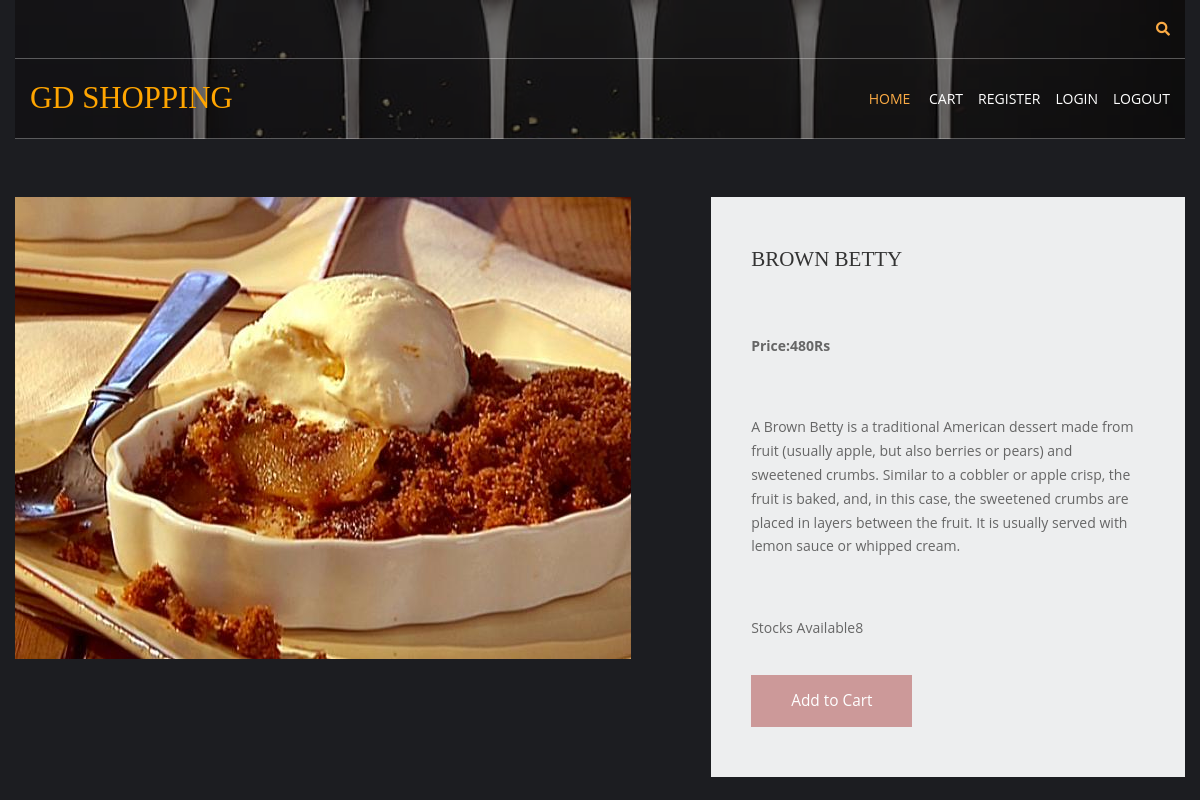
Screenshot of /fruits/brown-betty with the database file from the repository.
### shop/models.py (models this page shows, shortened)
class products(models.Model):
    name = models.CharField(max_length=100, unique=True)
    slug = models.SlugField(max_length=100, unique=True)
    img = models.ImageField(upload_to='product')
    desc = models.TextField()
    stock = models.IntegerField()
    available = models.BooleanField()
    price = models.IntegerField()
    category=models.ForeignKey(categ,on_delete=models.CASCADE)

### shop/views.py (the view)
# urls.py: path('<slug:c_slug>/<slug:product_slug>',views.prodDetails,name="details"),
def prodDetails(request,c_slug,product_slug):
    try:
        prod=products.objects.get(category__slug=c_slug,slug=product_slug)
    except Exception as e:
        raise e
    return render(request,'item.html',{'pr':prod})

### cart/context_processor.py (called while the page is built)
def count(request):
    item_count=0
    if 'admin' in request.path:
        return {}
    else:
        try:
            ct=cartlist.objects.filter(cart_id=c_id(request))
            cti=items.objects.all().filter(cart=ct[:1])
            for c in cti:
                item_count += c.quan
        except cartlist.DoesNotExist:
            item_count=0
        return dict(itc=item_count)

### cart/views.py (called while the page is built)
def c_id(request):
    ct_id=request.session.session_key
    if not ct_id:
        ct_id=request.session.create()
    return ct_id

### templates/item.html (shortened to what this page needs)
{% extends 'base.html' %}
{% load static %}
{% block content %}
<html lang="en">
<head>
    <link href="{% static 'pr/fontawesome/css/all.min.css' %}" rel="stylesheet" />
    <link href="{% static 'pr/css/templatemo-comparto.css' %}" rel="stylesheet" />
</head>
<body>
  <br><br>
        <section class="tm-mb-1" id="about">
            <div class="tm-row tm-about-row">
                <div class="tm-section-1-l">
                    <img src="{{pr.img.url}}" alt="About image" class="tm-img-responsive">
                </div>
                <article class="tm-section-1-r tm-bg-color-8">
                    <h2 class="tm-mb-2 tm-title-color">{{pr.name}}</h2><br>
                    <p><b>Price:{{pr.price}}Rs</b></p><br>
                    <p>{{pr.desc}}</p><br>
                    <p>Stocks Available{{pr.stock}}</p>
{% if pr.stock <= 0 %}
                    <h2 style="color:red"><b>Sorry,There is no stock left</b></h2>
                    {% else %}
                    <a href="{% url 'addcart' pr.id %}" class="tm-btn tm-btn-1 tm-link-to-services">Add to Cart</a>
{% endif %}
                </article>
            </div>
        </section>
</body>
</html>
{% endblock %}

### static/hm/layout/styles/layout.css (style rules this page uses)
*, *::before, *::after { transition:all .3s ease-in-out; }
body { color:#A5A6AA; background-color:#1C1D21; }
a { color:#FBAB45; }

### static/pr/css/templatemo-comparto.css (style rules this page uses)
*, *::before, *::after { box-sizing: border-box; outline: none; }
ul, h1, h2, h3, h4, p, figure { padding: 0; margin: 0; }
body { font-family: 'Open Sans', Arial, sans-serif; font-size: 18px; overflow-x: hidden; padding-left: 15px; padding-right: 15px; margin: 0; }
h2 { font-size: 1.5rem; }
a { transition: all 0.3s ease; text-decoration: none; }
p { color: #666; line-height: 1.7; margin-bottom: 35px; }
h1, h2, h3, h4, h5, h6 { color: #333; }
.tm-mb-1 { margin-bottom: 20px; }
.tm-mb-2 { margin-bottom: 40px; }
.tm-bg-color-8 { background-color: #EDEEEF; }
.tm-img-responsive { max-width: 100%; height: auto; }
.tm-section-1-l { width: 57.85%; margin-right: 1.65%; }
.tm-section-1-r { padding: 50px 40px; width: 40.5%; }
.tm-row { display: flex; }
.tm-btn { display: inline-block; padding: 15px 40px; font-size: 1.1rem; border: none; background-color: #CC9999; color: white; }
a { color: #666; }

### static/hm/layout/styles/framework.css (style rules this page uses)
html { overflow-y:scroll; overflow-x:hidden; }
html, body { margin:0; padding:0; font-size:14px; line-height:1.6em; }
*, *::before, *::after { box-sizing:border-box; }
a { outline:none; text-decoration:none; }
img { width:auto; max-width:100%; height:auto; margin:0; padding:0; border:none; line-height:normal; vertical-align:middle; }
body, input, textarea, select { font-family:Verdana, Geneva, sans-serif; }
h1, h2, h3, h4, h5, h6, .heading { font-family:Georgia, "Times New Roman", Times, serif; }
::placeholder { opacity:1; }
h1, h2, h3, h4, h5, h6, .heading { margin:0 0 20px 0; font-size:1.4rem; line-height:normal; font-weight:normal; text-transform:uppercase; }
address, article, aside, figcaption, figure, footer, header, main, nav, section { display:block; margin:0; padding:0; }

### rows the page displays
products: img (picture), name "BROWN BETTY", price "480", desc "A Brown Betty is a traditional American dessert made from fruit (usually apple, but also berries or pears) and sweetened crumbs. Similar to a cobbler or apple crisp, the fruit is baked, and, in this case, the sweetened crumbs are placed in layers between the fruit. It is usually served with lemon sauce or whipped cream.", stock "8"
